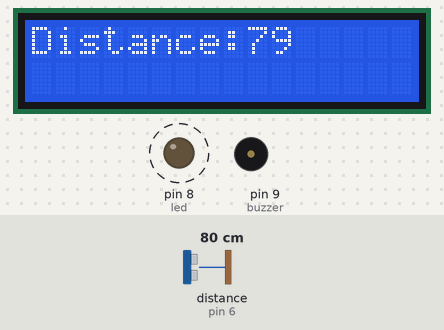
This sketch was run on a simulated Arduino Uno, built with avr-gcc and run on an emulated ATmega328P. On the bench: 16×2 character LCD, output pins drawn as LEDs (lit = HIGH), buzzer (waves = sounding). Wiring (inferred from the names in the program): ultrasonic range finder: trigger pin 7; echo pin 6. Dashed ring = blinking. Inputs (shaded band) come from the test bench; at power-on: distance to the obstacle (sensor on pin 6) 80 cm. The echo pulse lasts 58.3 µs per cm; pins used as bus, display or sensor lines are not drawn.

Above: at 1.2 s.
1.3 s: distance to the obstacle (sensor on pin 6) set to 7 cm
At 2.14 s:
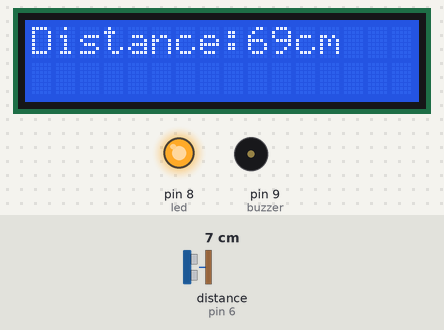
3.8 s: distance to the obstacle (sensor on pin 6) set to 4 cm
At 4.8 s:
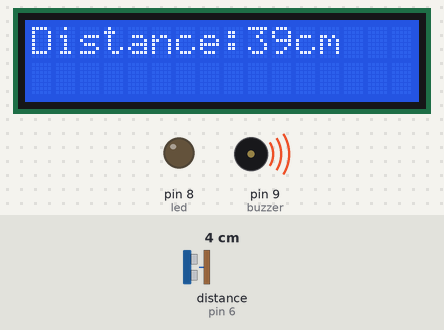
5.3 s: distance to the obstacle (sensor on pin 6) set to 18 cm
At 5.9 s:
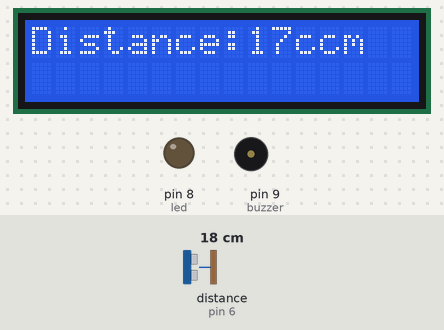
6.9 s: distance to the obstacle (sensor on pin 6) set to 2 cm
At 8.2 s:
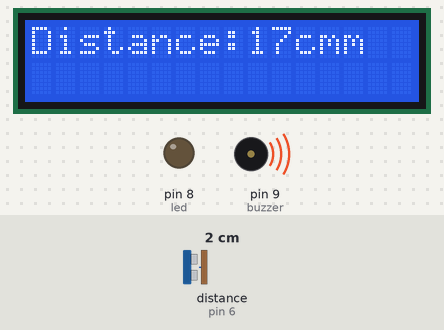
8.5 s: distance to the obstacle (sensor on pin 6) set to 35 cm
At 8.98 s:
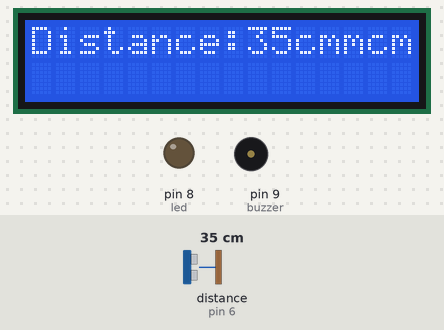
10.1 s: distance to the obstacle (sensor on pin 6) set to 120 cm
At 11.03 s:
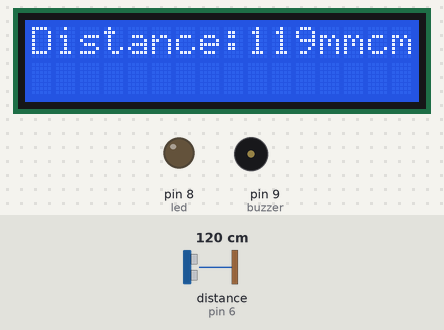
Timing chart, 0 to 14.2 s (numbered marks = the images above; inputs shaded):
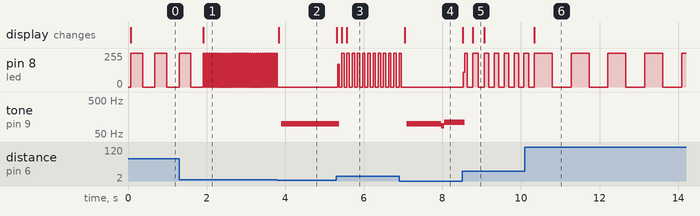

Measured:
- the behaviour switches between 6 and 5 cm on distance to the obstacle (sensor on pin 6) (found by bisection; images 1 and 2)
- after the input at 1.3 s, the display: changes after 0.61 s (image 1)
- after the input at 3.8 s, pin 8 (led): stops changing and stays 0/255; tone on pin 9 (buzzer): silent → 100 Hz after 0.09 s; the display: changes at once (image 2)
- after the input at 5.3 s, pin 8 (led): 0/255 → 171/255 at once, then repeats every 0.13 s: 0/255 0.07 s, 255/255 0.06 s; tone on pin 9 (buzzer): 100 Hz → silent after 0.07 s; the display: changes at once (image 3)
- after the input at 6.9 s, pin 8 (led): goes on until 7.0 s, then stays 0/255; tone on pin 9 (buzzer): silent → 101 Hz after 0.19 s, → 87 Hz 0.88 s later, → 109 Hz 0.08 s later; the display: changes after 0.14 s (image 4)
- after the input at 8.5 s, pin 8 (led): 0/255 → 111/255 at once, then moves between 0/255 and 255/255, repeating every 0.51 s; the display: first changes at once (image 5 shows a later state)
- after the input at 10.1 s, the display: changes after 0.24 s (image 6)

The sketch:

park.ino
```cpp
#include <LiquidCrystal.h>
int led=8, buzzer=9, echo=6, trig=7;
LiquidCrystal lcd_1(12, 11, 5, 4, 3, 2);
long time, distance;
int division;
void setup()
{
  pinMode(8, OUTPUT);
  pinMode(9, OUTPUT);
  pinMode(6, INPUT);
  pinMode(7, OUTPUT);
  lcd_1.begin(16, 2);
  lcd_1.setCursor(0,0);
  lcd_1.print("Distance:");
}

void loop()
{
  digitalWrite(trig, LOW);
  delayMicroseconds(2);
  digitalWrite(trig, HIGH);
  delayMicroseconds(10);
  digitalWrite(trig, LOW);
  time = pulseIn(echo, HIGH);
  distance = (time/2)/29.154;
  lcd_1.setCursor(9, 0);
  lcd_1.print(distance);
  division=distance/10;
  lcd_1.setCursor(11+division,0);
  lcd_1.print("cm");
  division=distance/5;
  digitalWrite(buzzer, HIGH);
  digitalWrite(led, HIGH);
  delay(division*20);
  digitalWrite(buzzer, LOW);
  digitalWrite(led, LOW);
  delay(division*20);

  delay(10);
}
```
